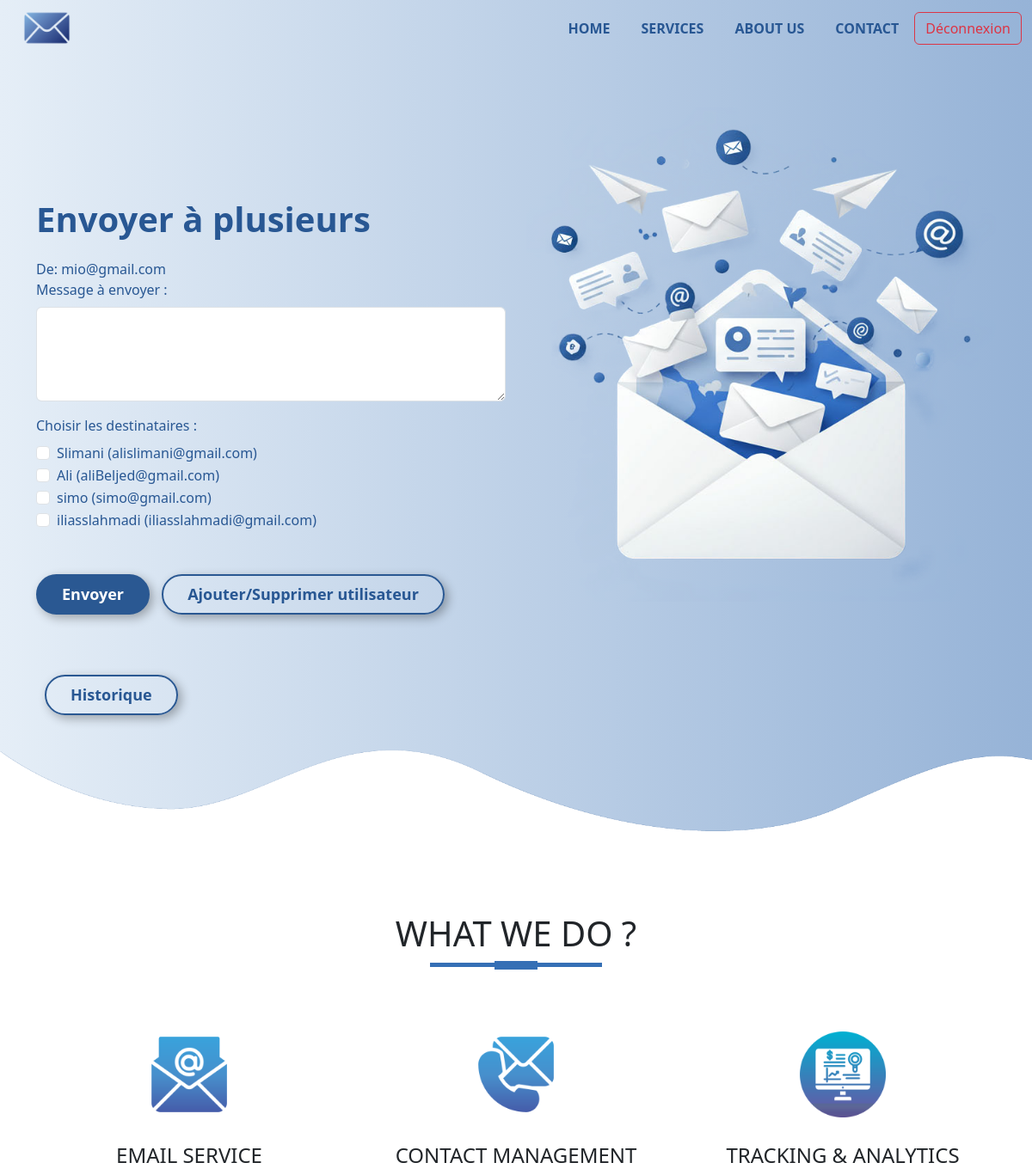
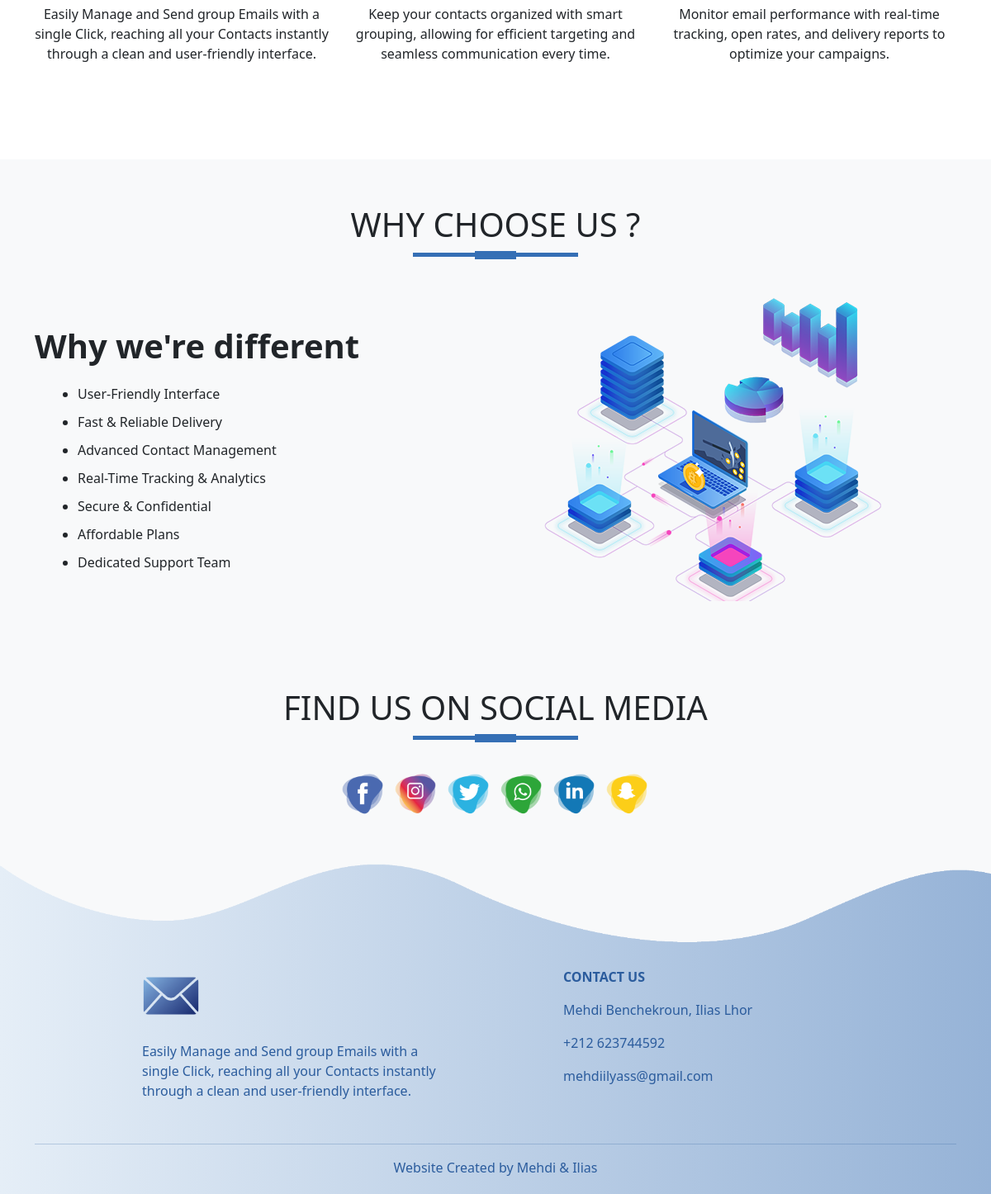
The page /PHP/main.php (signed in) on the database its author committed (2 pictures, top to bottom).
### tables this page shows
CREATE TABLE `utilisateur` (
  `id` int(11) NOT NULL,
  `nom` varchar(100) NOT NULL,
  `email` varchar(100) NOT NULL
);

### PHP/main.php (the view, shortened to what this page needs)
<?php
require 'connexion.php';
$userEmail = $_SESSION['email'];
$stmt = $db->query("SELECT * FROM utilisateur");
$utilisateurs = $stmt->fetchAll(PDO::FETCH_ASSOC);
?>
<!DOCTYPE html>
<html lang="en">
<head>
  <link rel="stylesheet" href="../CSS/index.css">
  <link rel="stylesheet" href="../bootstrap-5.3.6-dist/css/bootstrap.min.css">
</head>
<body>
<section id="nav-bar">
  <nav class="navbar navbar-expand-lg bg-body-tertiary">
    <div class="container-fluid">
      <a class="navbar-brand" href=""><img src="../Images/mail2.png"></a>
      <div class="collapse navbar-collapse justify-content-center" id="navbarNav">
        <ul class="navbar-nav ms-auto">
          <li class="nav-item">
            <a class="nav-link" href="#banner">HOME</a>
          </li>
          <li class="nav-item">
            <a class="nav-link" href="#services">SERVICES</a>
          </li>
          <li class="nav-item">
            <a class="nav-link" href="#about-us">ABOUT US</a>
          </li>
          <li class="nav-item">
            <a class="nav-link" href="#footer">CONTACT</a>
          </li>
        </ul>
        <form action="logout.php" method="post" class="d-flex">
        <button type="submit" id="decc" class="btn btn-outline-danger">Déconnexion</button>
        </form>
      </div>
    </div>
  </nav>
</section>
<section id="banner">
  <div class="container">
    <div class="row">
      <div class="col-md-6">
        <p class="title1">Envoyer à plusieurs</p>
        <?php if (!empty($userEmail)): ?>
          <div>
            De: <?php echo htmlspecialchars($userEmail); ?>
          </div>
        <?php endif; ?>
        <form method="post">
            <div class="mb-3">
                <label for="message" class="form-label">Message à envoyer :</label>
                <textarea name="message" id="message" class="form-control" rows="4" required></textarea>
            </div>
            <div class="mb-3">
                <label class="form-label">Choisir les destinataires :</label>
                <?php foreach ($utilisateurs as $user): ?>
                    <div class="form-check">
                        <input class="form-check-input" type="checkbox" name="emails[]" value="<?php echo htmlspecialchars($user['email']); ?>" id="user_<?php echo $user['id']; ?>">
                        <label class="form-check-label" for="user_<?php echo $user['id']; ?>">
                            <?php echo htmlspecialchars($user['nom']) . " (" . htmlspecialchars($user['email']) . ")"; ?>
                        </label>
                    </div>
                <?php endforeach; ?>
            </div>
        <input type="submit" class="btn-login" value="Envoyer">
        <a href="ajouterSupprimer.php" class="btn-signup">Ajouter/Supprimer utilisateur</a><br>
        <a href="historique.php" class="btn-signup">Historique</a>
      </div>
      <div class="col-md-6 text-center">
        <img src="../Images/Image_fx.png" class="img-fluid">
      </div>
    </div>
  </div>
  <img src="../Images/wave1.png" class="bottom-img">
</section>
<section id="services">
<div class="container text-center">
  <h1 class="title">WHAT WE DO ?</h1>
  <div class="row text-center">
    <div class="col-md-4 services">
      <img src="../Images/mail.png" class="service-img">
      <h4>Email Service</h4>
      <p>Easily Manage and Send group Emails with a single Click, reaching all your Contacts instantly through a clean and user-friendly interface.</p>
    </div>
    <div class="col-md-4 services">
      <img src="../Images/contact-mail.png" class="service-img">
      <h4>Contact Management</h4>
      <p>Keep your contacts organized with smart grouping, allowing for efficient targeting and seamless communication every time.</p>
    </div>
    <div class="col-md-4 services">
      <img src="../Images/business-report.png" class="service-img">
      <h4>Tracking & Analytics</h4>
      <p>Monitor email performance with real-time tracking, open rates, and delivery reports to optimize your campaigns.</p>
    </div>
  </div>
</div>
</section>
<section id="about-us">
  <div class="container">
    <h1 class="title text-center">WHY CHOOSE US ?</h1>
    <div class="row">
      <div class="col-md-6 about-us">
        <p class="about-title">Why we're different</p>
        <ul>
          <li>User-Friendly Interface</li>
          <li>Fast & Reliable Delivery</li>
          <li>Advanced Contact Management</li>
          <li>Real-Time Tracking & Analytics</li>
          <li>Secure & Confidential</li>
          <li>Affordable Plans</li>
          <li>Dedicated Support Team</li>
        </ul>
      </div>
      <div class="col-md-6">
        <img src="../Images/network.png" class="img-fluid">
      </div>
    </div>
  </div>
</section>
<section id="social-media">
  <div class="container text-center">
    <h1 class="title text-center">FIND US ON SOCIAL MEDIA</h1>
    <div class="social-icons">
      <a href="#"><img src="../Images/facebook-icon.png"></a>
      <a href="#"><img src="../Images/instagram-icon.png"></a>
      <a href="#"><img src="../Images/twitter-icon.png"></a>
      <a href="#"><img src="../Images/whatsapp-icon.png"></a>
      <a href="#"><img src="../Images/linkedin-icon.png"></a>
      <a href="#"><img src="../Images/snapchat-icon.png"></a>
    </div>
  </div>
</section>
<section id="footer">
  <img src="../Images/wave2.png" class="footer-img">
  <div class="container">
    <div class="row">
      <div class="col-md-4 footer-box">
        <img src="../Images/mail2.png">
        <p>Easily Manage and Send group Emails with a single Click, reaching all your Contacts instantly through a clean and user-friendly interface.</p>
      </div>
      <div class="col-md-4 footer-box">
        <p><b>CONTACT US</b></p>
        <p>Mehdi Benchekroun, Ilias Lhor</p>
        <p>+212 623744592</p>
        <p>mehdiilyass@gmail.com</p>
      </div>
      <div>
        <hr>
        <p class="c">Website Created by Mehdi & Ilias</p>
      </div>
    </div>
  </div>
</section>
</body>
</html>

### CSS/index.css (style rules this page uses)
* { margin: 0; padding: 0; }
body { font-family: sans-serif; }
#nav-bar { position: sticky; top: 0; z-index: 10; }
.navbar { background-image: linear-gradient(to right, #e5eef7, #96b3d7); padding: 0 !important; }
.navbar-brand img { width: 70px; padding-left: 15px; }
.navbar-nav li { padding: 0 10px; }
.navbar-nav li a { color: #285793; font-weight: 600; text-align: center; }
#banner { background-image: linear-gradient(to right, #e5eef7, #96b3d7); color: #285793; padding-top: 5%; }
.title1 { font-size: 40px; font-weight: 650; margin-top: 100px; }
.btn-login { display: inline-block; padding: 8px 28px; margin: 35px 0; background-color: #2a5892; border: 2px solid #2a5892; color: #fff; text-decoration: none; border-radius: 30px; font-size: 18px; font-weight: bold; box-shadow: 4px 4px 12px rgba(0, 0, 0, 0.3); transition: all 0.3s ease; }
.btn-signup { display: inline-block; padding: 8px 28px; margin: 35px 0 35px 10px; color: #285793; text-decoration: none; border: 2px solid #2a5892; border-radius: 30px; font-size: 18px; font-weight: bold; box-shadow: 4px 4px 12px rgba(0, 0, 0, 0.3); transition: all 0.3s ease; }
.bottom-img { width: 100%; }
#services { padding: 80px 0; }
.service-img { width: 100px; margin-top: 20px; }
.services { padding: 20px; }
.services h4 { padding: 5px; margin-top: 25px; text-transform: uppercase; }
.title::before { content: ''; background-color: #356fb5; width: 200px; height: 5px; margin-left: auto; margin-right: auto; display: block; transform: translateY(63px); }
.title::after { content: ''; background-color: #356fb5; width: 50px; height: 10px; margin-left: auto; margin-right: auto; margin-bottom: 40px; display: block; transform: translateY(8px); }
#about-us { background: #f8f9fa; padding-bottom: 50px; padding-top: 50px; }
.about-title { font-size: 40px; font-weight: 600; margin-top: 8%; }
#about-us ul li { margin: 10px 0; }
#about-us ul { margin-left: 20px; }
.social-icons img { width: 60px; transition-property: 0.5s; }
#social-media { background: #f8f9fa; padding-bottom: 50px; padding-top: 50px; }
#footer { background-image: linear-gradient(to right, #e5eef7, #96b3d7); color: #2b5c9d; }
.footer-img { width: 100%; }
.footer-box { padding: 20px; margin-left: 130px; }
.footer-box img { width: 70px; margin-bottom: 20px; }
hr { color: #2b5c9d; }
.c { margin-bottom: 0; padding-bottom: 20px; text-align: center; }

### rows shown on the page
utilisateur: nom "Slimani", email "alislimani@gmail.com"
utilisateur: nom "Ali", email "aliBeljed@gmail.com"
utilisateur: nom "simo", email "simo@gmail.com"
utilisateur: nom "iliasslahmadi", email "iliasslahmadi@gmail.com"

### other values the page prints
$userEmail "mio@gmail.com"
